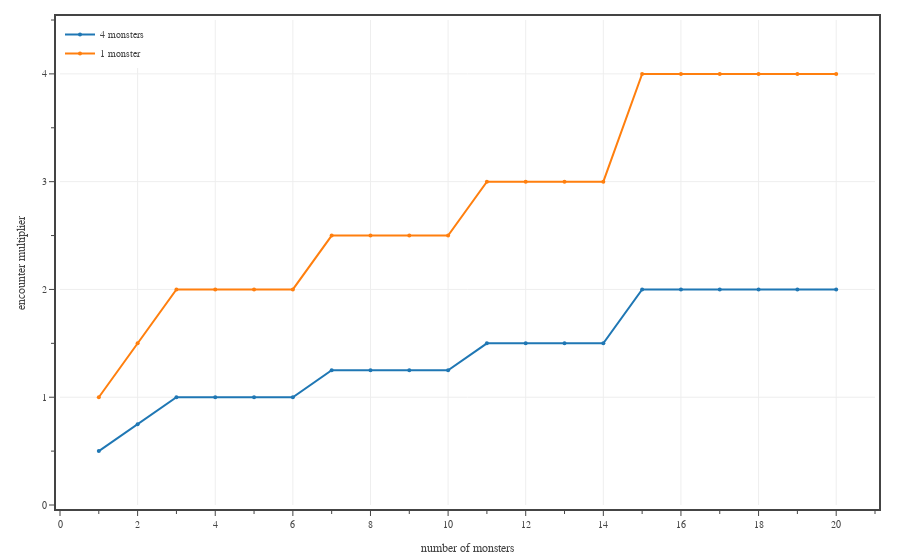

Notebook cell for this chart:
### Code cell
# plots the encounter multiplier for systems that assume 1 monster by default and 4 monsters by default

def encounter_multiplier_DMG(pc_count, npc_count):
    """Returns the encounter multiplier given by the DMG
    pc_count -- number of PCs in the encounter
    npc_count -- number of NPCs in the encounter
    """
    n_array = np.asarray([1,2,3,7,11,15])
    m_array = np.asarray([0.5, 1.0, 1.5, 2.0, 2.5, 3.0, 4.0, 5.0])
    i = 1 + n_array[n_array <= max(npc_count,1)].argmax()
    if pc_count >= 6:
        i -= 1
    elif pc_count <= 2:
        i += 1
    return m_array[i]

def number_of_monsters(enc_xp, mon_xp):
    return np.floor(enc_xp/mon_xp)

# create figure
fig = go.Figure(
    layout=go.Layout(
        template=TFB_TEMPLATE,
        margin=dict(l=60, r=25, b=55, t=20, pad=4),
        xaxis=dict(
            title_text='number of monsters',
            range=[0,21],
            tick0=0, dtick=2,
            #minor=dict(tick0=0, dtick=1),
        ),
        yaxis=dict(
            title_text='encounter multiplier',
            range=[0.0,4.5],
            tick0=0, dtick=1,
            minor=dict(tick0=0, dtick=0.5),
        ),
        legend=dict(
            xanchor='left', yanchor='top',
            x=0.00, y=1.00,
            orientation='v',
            tracegroupgap=0,
        )
    )
)

#x = [1,2,3,7,11,15]
x = np.array(range(1,21))
y = [0.5*encounter_multiplier_DMG(4, n) for n in x]
fig.add_trace(go.Scatter(
    x=x, 
    y=y,
    mode='markers+lines', 
    name='4 monsters',
    marker=dict(size=6),
    hovertemplate=
        '<b>PF 2e</b><br>'+
        '<b>Monsters:</b> %{x}<br>'+
        '<b>Multiplier:</b> %{y:.2f}'+ 
        '<extra></extra>'
))

#x = [1,2,3,7,11,15]
x = np.array(range(1,21))
y = [encounter_multiplier_DMG(4, n) for n in x]
fig.add_trace(go.Scatter(
    x=x, 
    y=y,
    mode='markers+lines', 
    name='1 monster',
    marker=dict(size=6),
    hovertemplate=
        '<b>D&D 5e</b><br>'+
        '<b>Monsters:</b> %{x}<br>'+
        '<b>Multiplier:</b> %{y:.2f}'+ 
        '<extra></extra>'
))

# save large format figure
if SAVEFIGS:
    file_name = f'./fig-encounter-multiplier-large.html'
    fig_html = fig.to_html(
        include_plotlyjs=False, 
        full_html=False, 
        config=TFB_CONFIG
    )
    fig_soup = BeautifulSoup(fig_html, 'html.parser')
    fig_soup.div['class'] = 'plotly-div-large'
    with open(file_name, 'wb') as fout:
        fout.write(fig_soup.prettify('utf-8'))

# save small format figure
if SAVEFIGS:
    fig.update_traces(marker=dict(size=4))
    fig.update_layout(font=dict(size=10))
    file_name = f'./fig-encounter-multiplier-small.html'
    fig_html = fig.to_html(
        include_plotlyjs=False, 
        full_html=False, 
        config=TFB_CONFIG
    )
    fig_soup = BeautifulSoup(fig_html, 'html.parser')
    fig_soup.div['class'] = 'plotly-div-small'
    #fig_soup.div['style'] = 'aspect-ratio: 600/550;'
    with open(file_name, 'wb') as fout:
        fout.write(fig_soup.prettify('utf-8'))

# show figure
fig.show(config=TFB_CONFIG)

### Figure 1 — Plotly figure (JSON) as saved in the notebook; plotly's stock layout.template omitted (floating-point values rounded to 4 significant figures)
{"data": [{"hovertemplate": "<b>PF 2e</b><br><b>Monsters:</b> %{x}<br><b>Multiplier:</b> %{y:.2f}<extra></extra>", "marker": {"size": 4}, "mode": "markers+lines", "name": "4 monsters", "type": "scatter", "x": [1, 2, 3, 4, 5, 6, 7, 8, 9, 10, 11, 12, 13, 14, 15, 16, 17, 18, 19, 20], "y": [0.5, 0.75, 1, 1, 1, 1, 1.25, 1.25, 1.25, 1.25, 1.5, 1.5, 1.5, 1.5, 2, 2, 2, 2, 2, 2]}, {"hovertemplate": "<b>D&D 5e</b><br><b>Monsters:</b> %{x}<br><b>Multiplier:</b> %{y:.2f}<extra></extra>", "marker": {"size": 4}, "mode": "markers+lines", "name": "1 monster", "type": "scatter", "x": [1, 2, 3, 4, 5, 6, 7, 8, 9, 10, 11, 12, 13, 14, 15, 16, 17, 18, 19, 20], "y": [1, 1.5, 2, 2, 2, 2, 2.5, 2.5, 2.5, 2.5, 3, 3, 3, 3, 4, 4, 4, 4, 4, 4]}], "layout": {"font": {"size": 10}, "legend": {"orientation": "v", "tracegroupgap": 0, "x": 0, "xanchor": "left", "y": 1, "yanchor": "top"}, "margin": {"b": 55, "l": 60, "pad": 4, "r": 25, "t": 20}, "xaxis": {"dtick": 2, "range": [0, 21], "tick0": 0, "title": {"text": "number of monsters"}}, "yaxis": {"dtick": 1, "minor": {"dtick": 0.5, "tick0": 0}, "range": [0, 4.5], "tick0": 0, "title": {"text": "encounter multiplier"}}}}
